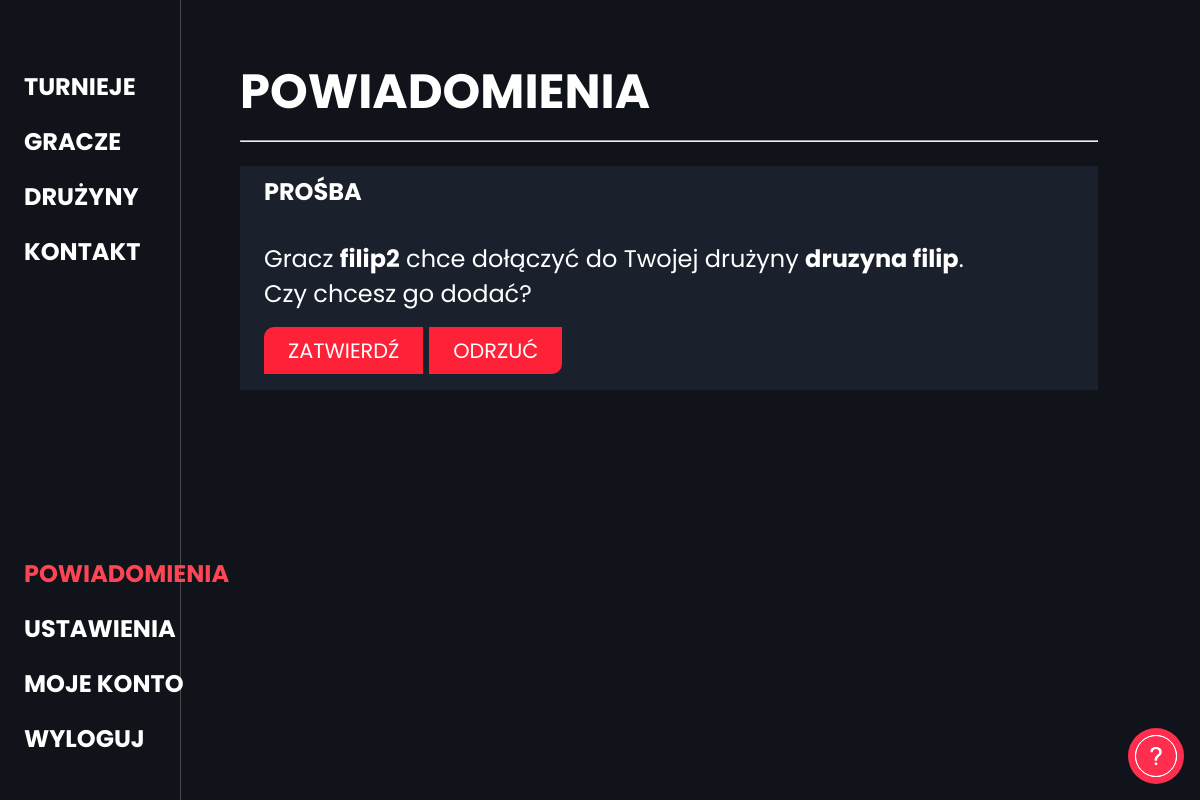
Before: /powiadomienia (signed in) with the older database file.
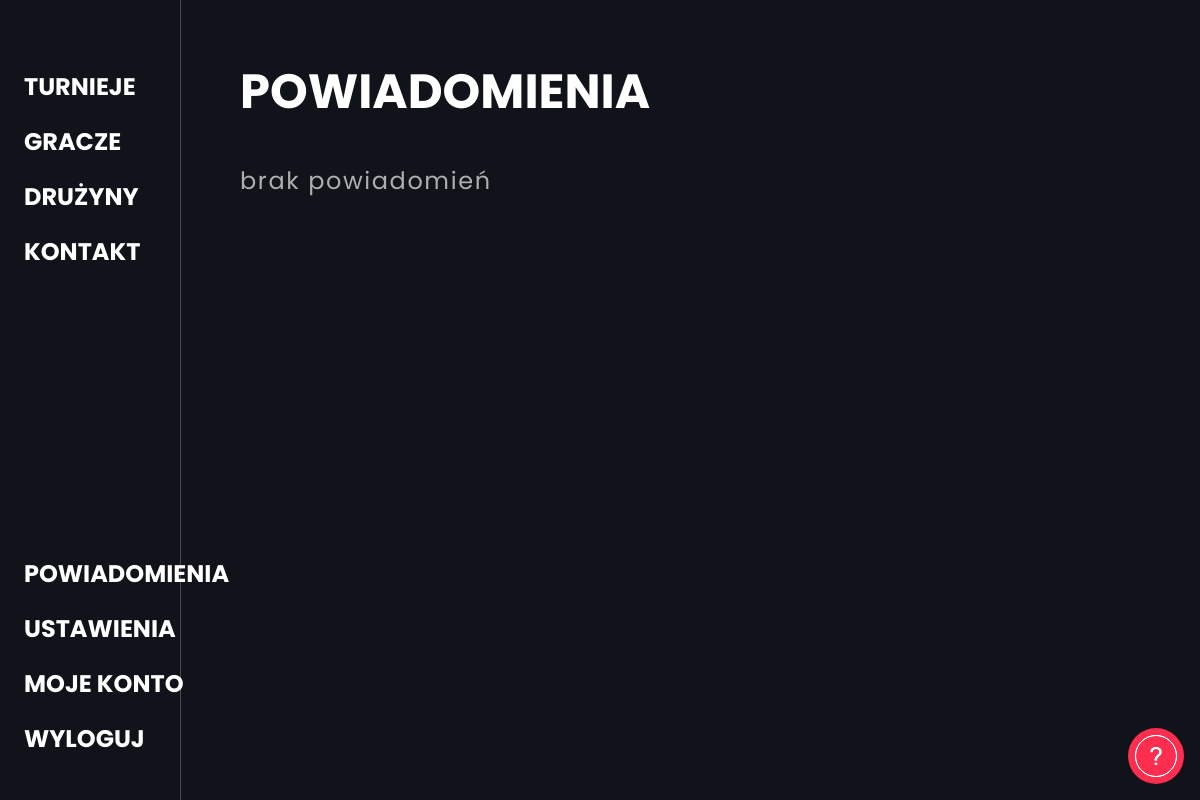
After: the same page with the newer database file.
### backend/models.py (models this page shows)
class Powiadomienia(models.Model):
    user = models.ForeignKey(CustomUser, on_delete=models.CASCADE)
    tresc = models.TextField()
    druzyna = models.CharField(max_length=100, null=True, blank=True)
    volunteer = models.CharField(max_length=100, null=True, blank=True)
    data = models.DateTimeField(auto_now_add=True)

### backend/views.py (the view, shortened to what this page needs)
# urls.py: path('powiadomienia', powiadomienia, name='powiadomienia'),
def powiadomienia(request):
    user = request.user
    if user.is_authenticated:
        powiadomienia = Powiadomienia.objects.filter(user=user)
        return render(request, 'frontend/powiadomienia.html', {'powiadomienia': powiadomienia})
    else:
        return redirect('/')

### backend/models.py (called while the page is built)
    def __str__(self):
        return self.username

### frontend/templatetags/post_tags.py (called while the page is built)
@register.simple_tag(takes_context=True)
def notification(context):
    user = context['user']
    if user.is_authenticated:
        powiadomienia = Powiadomienia.objects.filter(user=user)
        return powiadomienia.count()
    else:
        return "0"

@register.simple_tag(takes_context=True)
def notification_class(context):
    user = context['user']
    if user.is_authenticated:
        powiadomienia = Powiadomienia.objects.filter(user=user)
        if powiadomienia.count() > 0:
            return "redcolor"
        else:
            return ""
    else:
        return ""

### frontend/templates/frontend/powiadomienia.html (shortened to what this page needs)
{% extends 'frontend/base.html' %}
{% block content %}
    <div id="container" class="player-detail-container contactcontainer">
        <div id="contactinner-wrapper" class="powiadomienieinner_wrapper">
            <h1 class="powheader">Powiadomienia</h1>
            {% if powiadomienia.all %}
            {% for powiadomienie in powiadomienia %}
            <hr>
                {% if powiadomienie.tresc == "Zaproszenie" %}
                <div class="powiadomienie_card">
                <h4>Zaproszenie</h4>
                    Kapitan drużyny&nbsp;<a class="inline" href="{% url 'team_site' teamname=powiadomienie.druzyna %}"><b>{{powiadomienie.druzyna}}</b></a>&nbsp;zaprosił Cię do drużyny.<br>Czy chcesz dąłączyć?<br>
                    <div class="response">
                        <form class="powiadomienie_form" method="post">
                            {% csrf_token %}
                            <input type="hidden" id="type" name="type" value="add_invite">
                            <input type="hidden" id="team" name="team" value="{{powiadomienie.druzyna}}">
                            <button class="defaultbutton">Dołącz</button>
                        </form>
                        <form class="powiadomienie_form" method="post">
                            {% csrf_token %}
                            <input type="hidden" id="type" name="type" value="cancel_invite">
                            <input type="hidden" id="team" name="team" value="{{powiadomienie.druzyna}}">
                            <button class="defaultbutton">Odrzuć</button>
                        </form>
                    </div>
                </div>
                {% elif powiadomienie.tresc == "Prosba" %}
                <div class="powiadomienie_card">
                    <h4>Prośba</h4>
                    Gracz <a class="inline" href="{% url 'player_site' playernick=powiadomienie.volunteer %}"><b>{{powiadomienie.volunteer}}</b></a> chce dołączyć do Twojej drużyny <a class="inline" href="{% url 'team_site' teamname=powiadomienie.druzyna %}"><b>{{powiadomienie.druzyna}}</b></a>.<br>Czy chcesz go dodać?<br>
                    <div class="response">
                        <form class="powiadomienie_form" method="post">
                            <button class="defaultbutton">Zatwierdź</button>
                        </form>
                        <form class="powiadomienie_form" method="post">
                            <button class="defaultbutton">Odrzuć</button>
                        </form>
                    </div>
                </div>
                {% endif %}
                <br>
            {% endfor %}
            {% else %}
            <br>
            <div class="grayed">brak powiadomień</div>
            {% endif %}
        </div>
    </div>
{% endblock %}

### frontend/templates/frontend/base.html (shortened to what this page needs)
{% load post_tags %}
<!DOCTYPE html>
<html lang="en">
<head>
    {% load static %}
    <link rel="stylesheet" href="{% static 'style.css' %}">
    <link rel="stylesheet" href="{% static 'mobile.css' %}">
    <link
    rel="stylesheet"
    href="https://cdnjs.cloudflare.com/ajax/libs/animate.css/4.1.1/animate.min.css"
  />
</head>
<body id="body">
    <div id="side_menu" class="black">
        <a class="imga" href="{% url 'index' %}"><img src="https://i.ibb.co/YhSCzFb/logo2.png" alt=""></a>
        <a href="{% url 'tournament_list_site' %}"><h2>Turnieje</h2></a>
        <a href="{% url 'player_list_site' %}"><h2>Gracze</h2></a>
        <a href="{% url 'team_list_site' %}"><h2>Drużyny</h2></a>
        <a href="{% url 'contact_site' %}"><h2>Kontakt</h2></a>
        <div>
            {% if user.is_authenticated %}
                <a href="{% url 'powiadomienia' %}"><h2 class="{% notification_class %}">Powiadomienia</h2></a>
                <a href="{% url 'settings' %}"><h2>Ustawienia</h2></a>
                <a href="{% url 'player_site' playernick=user.nick %}"><h2>Moje konto</h2></a>
                <a href="{% url 'logout' %}"><h2>Wyloguj</h2></a>
            {% else %}
                <a href="{% url 'login_web' %}"><h2>Zaloguj się</h2></a>
                <a href="{% url 'register' %}"><h2>Zarejestruj się</h2></a>
            {% endif %}
        </div>
    </div>
    {% block content %}
    {% endblock %}
    <a href="{% url 'contact_site' %}" id="helpsupport" class="mobilehide">
        <img src="/media/images/questionmark.png" alt="">
    </a>
</body>
</html>

### frontend/static/style.css (style rules this page uses)
body { margin: 0; padding: 0; overflow-x: hidden !important; background-color: #101319; }
html { overflow-x: hidden !important; }
#container { width: 85vw; margin-left: 15vw; height: 100vh; scroll-snap-type: y mandatory; overflow-y: overlay; -webkit-font-smoothing: antialiased; overflow-x: hidden; scroll-behavior: smooth; }
a { text-decoration: none; color: inherit; }
* { font-family: 'Poppins', sans-serif; }
#side_menu { border-right: 1px solid rgb(74, 74, 74); width: 13vw; height: calc(100vh - 2vw); position: fixed; background-color: #fff; padding-left: 2vw; padding-top: 2vw; transition: all .2s; z-index: 33; }
.black { background-color: #101319 !important; color: white !important }
.black h2::before { background-color: white !important; }
#side_menu div { position: fixed; bottom: 2vw; }
.imga { padding-right: 2vw !important; text-align: center; }
#side_menu h2 { display:table; position: relative; }
#side_menu h2::before { content: ''; position: absolute; width: 100%; height: 4px; border-radius: 4px; background-color: #18272F; bottom: 0; left: 0; transform-origin: right; transform: scaleX(0); transition: transform .3s ease-in-out; }
h1, h2, h3, h4, h5 { text-transform: uppercase; }
a { display: block; }
.contactcontainer { background: #101319 !important; }
#contactinner-wrapper { width: auto; height: 20vh; margin-top: 7vh; padding-right: 10%; padding-left: 5vw; color: white !important; font-size: 1.5rem; }
.grayed { color: rgb(174, 174, 174); letter-spacing: 0.1rem; }
body { counter-reset: section; }
.player-detail-container { background-repeat: no-repeat; background-size: auto 100vh; width: 85vw; margin-left: 10vw; height: auto; min-height: 100vh; overflow-x: hidden; background: linear-gradient(0deg, rgba(16,19,25,1) 17%, rgba(31,31,31,1) 74%); }
.powheader { margin-bottom: 0; }
* { scrollbar-width: auto; scrollbar-color: #10131900 #272f3c00; }
#helpsupport { position: fixed; bottom: 2vh; right: 2vh; width: 7vh; height: 7vh; background-color: #ff2138; filter: brightness( 1.4); border-radius: 50%; }
#helpsupport img { filter:invert(1); border-radius: 50%; border: 1px solid black; padding: 1vh; height: 3vh; position: absolute; top: 50%; left: 50%; transform: translate(-50%, -50%); }

Changed rows visible on the page:
removed Powiadomienia: volunteer "filip2", druzyna "druzyna filip"
Other visible differences:
text now shown: "brak powiadomień"
